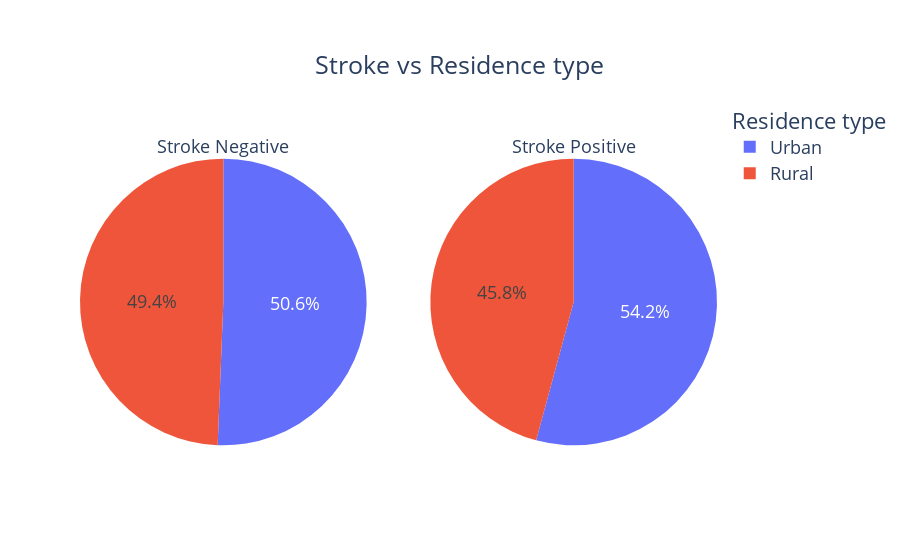

The code cell stored with this chart in its notebook:
### Code cell
counts0 = Counter(df[df['stroke']==0]['Residence_type'])
counts1 = Counter(df[df['stroke']==1]['Residence_type'])
fig = make_subplots(rows=1, cols=2, specs=[[{"type": "pie"}, {"type": "pie"}]])

fig.add_trace(graph_objects.Pie(
     values=[item[1] for item in sorted(counts0.items())],
     labels=[item[0] for item in sorted(counts0.items())],
     domain=dict(x=[0, 0.5]),
     name="Stroke Negative",title='Stroke Negative'), 
     row=1, col=1)

fig.add_trace(graph_objects.Pie(
     values=[item[1] for item in sorted(counts1.items())],
     labels=[item[0] for item in sorted(counts1.items())],
     domain=dict(x=[0.5, 1.0]),
     name="Stroke Positive",title='Stroke Positive'),
    row=1, col=2)

fig.update_layout(
    title={'text':'Stroke vs Residence type','xanchor':'left','yanchor': 'top','y':0.9,'x':0.35},
    xaxis_title="X Axis Title",
    yaxis_title="Y Axis Title",
    legend_title="Residence type",
    font=dict(size=18)
)

fig.show()

### Figure 1 — Plotly figure (JSON) as saved in the notebook; plotly's stock layout.template omitted (floating-point values rounded to 4 significant figures)
{"data": [{"domain": {"x": [0, 0.45], "y": [0, 1]}, "labels": ["Rural", "Urban"], "name": "Stroke Negative", "title": {"text": "Stroke Negative"}, "type": "pie", "values": [2400, 2461]}, {"domain": {"x": [0.55, 1], "y": [0, 1]}, "labels": ["Rural", "Urban"], "name": "Stroke Positive", "title": {"text": "Stroke Positive"}, "type": "pie", "values": [114, 135]}], "layout": {"font": {"size": 18}, "legend": {"title": {"text": "Residence type"}}, "title": {"text": "Stroke vs Residence type", "x": 0.35, "xanchor": "left", "y": 0.9, "yanchor": "top"}, "xaxis": {"title": {"text": "X Axis Title"}}, "yaxis": {"title": {"text": "Y Axis Title"}}}}
